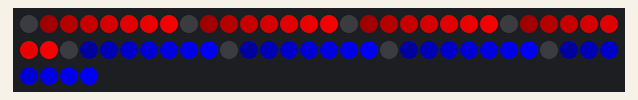
A sketch run on a simulated Arduino Uno, built with avr-gcc and run on an emulated ATmega328P. Parts: 64 RGB LEDs in strip order, left to right, continuing on the next row.

Above: at 0.1 s.

The sketch:

8_8_led_red_blue.ino
```cpp
#include <Adafruit_NeoPixel.h>

#define PIN 2	 // input pin Neopixel is attached to

#define NUMPIXELS      64 // number of neopixels in strip

Adafruit_NeoPixel pixels = Adafruit_NeoPixel(NUMPIXELS, PIN, NEO_GRB + NEO_KHZ800);


int redColor = 0;
int greenColor = 0;
int blueColor = 0;
//determine linear function for increase intensity
float slope = 32;
float yintercept = 0;
//determine linear function for decrease intensity
float slope2 = 32;
float yintercept2 = 255;
// row length for the led matrix
int rowLength = 8;

void setup() {
  // Initialize the NeoPixel library.
  pixels.begin();
  // create an array to hold positions
 	// set in groups of 8


}

void loop() {
  for(uint16_t t=0; t<rowLength/2; t++){
    //setColor(t);

    for (int i=0; i < rowLength; i++) {
      // pixels.Color takes RGB values, from 0,0,0 up to 255,255,255
      //pixels.setPixelColor(i + t*8, pixels.Color(redColor, greenColor, blueColor));
		pixels.setPixelColor(i + t*8, i*(256/rowLength),0,0);
      	pixels.setPixelColor(i + t*8+rowLength*(rowLength/2), 0,0,i*(256/rowLength));
      // This sends the updated pixel color to the hardware.
      pixels.show();

    }
  }

}
```
